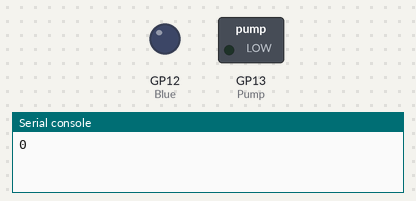
Simulated run of this program. Board: Raspberry Pi Pico running MicroPython. On the bench: switched loads named in the program (green lamp = pin HIGH), output pins drawn as LEDs (lit = HIGH), the last lines printed to the serial console. At 21.0 s the program stops and its outputs stay as they are.

Above: at 0.1 s.
At 6.1 s:
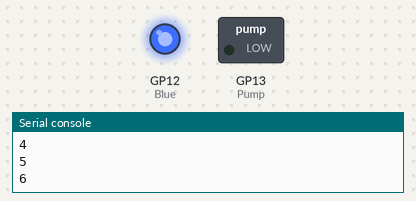
At 10.1 s:
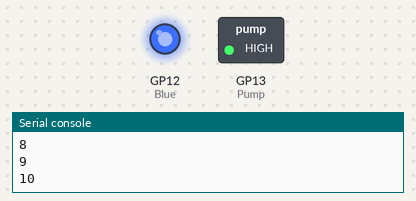
At 16.1 s:
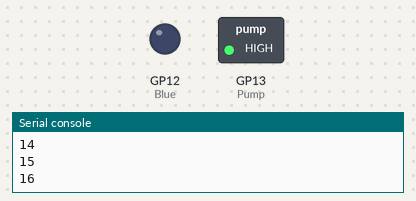
Timing chart, 0 to 21.5 s (numbered marks = the images above):
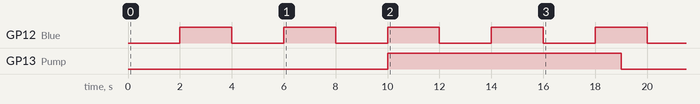

The program:

Timer-Pump.py
```python
# Use a one-shot timer to do a task for a specific period of time.  ANR
# Main loop runs in parallel

# see fritzling/ for wiring - uses 2 LEDs  GPIO 12, 13

#load libraries
import machine
import utime
from machine import Timer

#Create outputs for each LED
Blue   = machine.Pin(12,machine.Pin.OUT)
Pump   = machine.Pin(13,machine.Pin.OUT)

#Create handlers for the timer IRQ
def Blue_Blinker(Source):
    Blue.toggle()

def Pump_Off(Source):
    Pump.value(0)

#Periodic timer to run continuously
#Timers run at a base of 1 millisecond (.001) seconds
#1 would be 1 millisecond
#500 would be 1/2 second
#1000 would be 1 second
#10000 would be 10 seconds
Blue_Timer = Timer(period=2000, mode=Timer.PERIODIC, callback=Blue_Blinker)


#Create a main loop to keep the program running
#in this loop you would do all your other work
Limit = 0
while Limit <= 20:  #Main loop
    print(Limit)
    Limit += 1
    utime.sleep(1)

    if Limit == 10:  #start pump running
        Pump.value(1)  #Turn pump on by setting its value to 1
        Pump_Timer = Timer(period=9000, mode=Timer.ONE_SHOT, callback=Pump_Off)


#Turn off the timer so the program terminates cleanly
Blue_Timer.deinit()
Pump_Timer.deinit()

#Turn off the LED to keep things tidy
Blue.value(0)
```

Measured:
- by itself, GP12 (Blue): alternates HIGH for 2.0 s and LOW for 2.0 s
- by itself, GP13 (Pump): LOW → HIGH at 10.0 s, → LOW 9.0 s later
